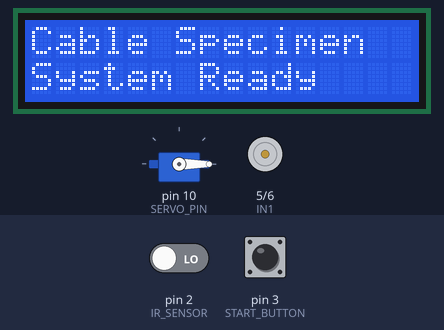
Simulated run of this sketch. Board: Arduino Uno, built with avr-gcc and run on an emulated ATmega328P. On the bench: servo, 16×2 character LCD, motor-driver pin pairs drawn as motors (green arrow = first pin HIGH = forward, orange = second pin HIGH = backward, longer = more drive, scaled by the enable pin). The test bench sets the inputs (shaded band); at power-on: pin 3 (START_BUTTON) HIGH, pin 2 (IR_SENSOR) LOW.

Above: at 0.1 s.
3.3 s: pin 3 (START_BUTTON) pulled LOW for 0.15 s
At 4.1 s:
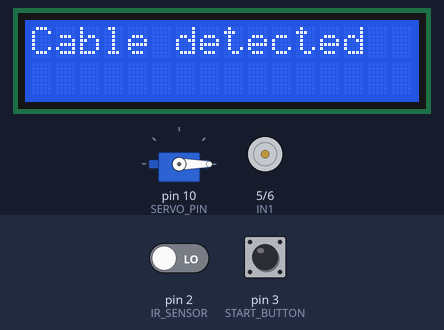
At 6.9 s:
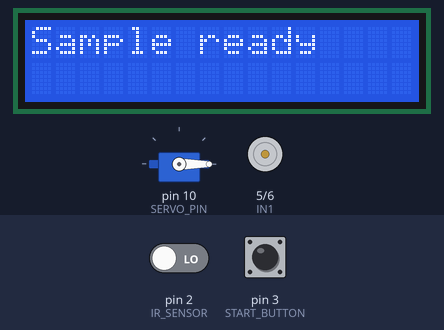
9.3 s: pin 3 (START_BUTTON) pulled LOW for 1 s
At 14.8 s:
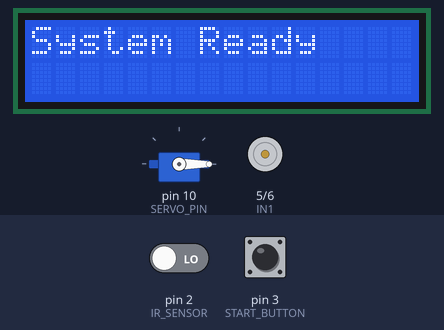
Timing chart, 0 to 16.3 s (numbered marks = the images above; inputs shaded):
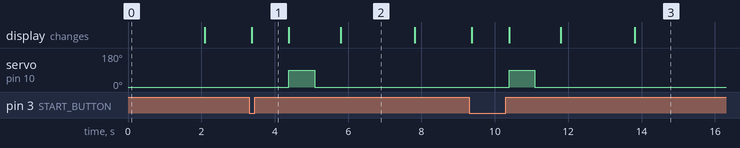

The sketch:

Automated_Cable_Specimen_Preparation.ino
```cpp
/*
  Automated Specimen Preparation System for Testing Cable Samples
  Arduino UNO - demonstration prototype

  Functions:
  - Starts cable feed motor when START button is pressed.
  - Stops the motor when the IR sensor detects the cable.
  - Moves a small servo as a demonstration actuator.
  - Shows the system status on a 16x2 I2C LCD.

  IMPORTANT:
  This is demonstration code only. The IR sensor detects presence/position;
  it does NOT measure an accurate specimen length.
  Do not connect this servo to a real cutting blade or use this sketch
  to operate an unguarded cutting machine. Real equipment needs suitable
  industrial controls, guarding, emergency stop, and safety interlocks.

  Libraries:
  - Servo
  - LiquidCrystal_I2C
*/

#include <Servo.h>
#include <Wire.h>
#include <LiquidCrystal_I2C.h>

Servo cutter;
LiquidCrystal_I2C lcd(0x27, 16, 2);

// L298N motor driver
const int IN1 = 5;
const int IN2 = 6;
const int ENA = 9;

// Inputs
const int IR_SENSOR = 2;
const int START_BUTTON = 3;

// Demonstration servo
const int SERVO_PIN = 10;

void stopMotor() {
  digitalWrite(IN1, LOW);
  digitalWrite(IN2, LOW);
  analogWrite(ENA, 0);
}

void feedMotor() {
  digitalWrite(IN1, HIGH);
  digitalWrite(IN2, LOW);
  analogWrite(ENA, 150); // PWM speed: 0 to 255
}

void setup() {
  Serial.begin(9600);

  pinMode(IN1, OUTPUT);
  pinMode(IN2, OUTPUT);
  pinMode(ENA, OUTPUT);
  pinMode(IR_SENSOR, INPUT);
  pinMode(START_BUTTON, INPUT_PULLUP);

  stopMotor();

  cutter.attach(SERVO_PIN);
  cutter.write(0);

  lcd.init();
  lcd.backlight();
  lcd.setCursor(0, 0);
  lcd.print("Cable Specimen");
  lcd.setCursor(0, 1);
  lcd.print("System Ready");
  delay(2000);
  lcd.clear();
}

void loop() {
  // Button uses INPUT_PULLUP, so LOW means pressed.
  if (digitalRead(START_BUTTON) == LOW) {
    delay(40); // basic button debounce

    if (digitalRead(START_BUTTON) == LOW) {
      lcd.clear();
      lcd.setCursor(0, 0);
      lcd.print("Feeding cable");

      feedMotor();

      // Common IR obstacle sensors output LOW when an object is detected.
      // Change LOW to HIGH if your sensor module has opposite logic.
      while (digitalRead(IR_SENSOR) == HIGH) {
        // Wait for cable detection.
        // Add a properly designed timeout and emergency-stop circuit
        // before using any real motorized equipment.
      }

      stopMotor();

      lcd.clear();
      lcd.setCursor(0, 0);
      lcd.print("Cable detected");
      delay(1000);

      lcd.clear();
      lcd.setCursor(0, 0);
      lcd.print("Servo demo");

      // Demonstration movement only; not a real cutting mechanism.
      cutter.write(90);
      delay(700);
      cutter.write(0);
      delay(700);

      lcd.clear();
      lcd.setCursor(0, 0);
      lcd.print("Sample ready");
      delay(2000);

      lcd.clear();
      lcd.setCursor(0, 0);
      lcd.print("System Ready");

      // Wait for button release so one press triggers one cycle.
      while (digitalRead(START_BUTTON) == LOW) {
        delay(10);
      }
    }
  }
}
```

Measured:
- after the input at 3.3 s, servo on pin 10 (SERVO_PIN): 0° → 90° after 1.1 s, → 0° 0.70 s later; the display: changes after 0.07 s (image 1)
- after the input at 9.3 s, servo on pin 10 (SERVO_PIN): 0° → 90° after 1.1 s, → 0° 0.70 s later; the display: first changes after 0.07 s (image 3 shows a later state)
- what the display in image 2 shows lasts 2.0 s, from 5.8 s to 7.8 s
